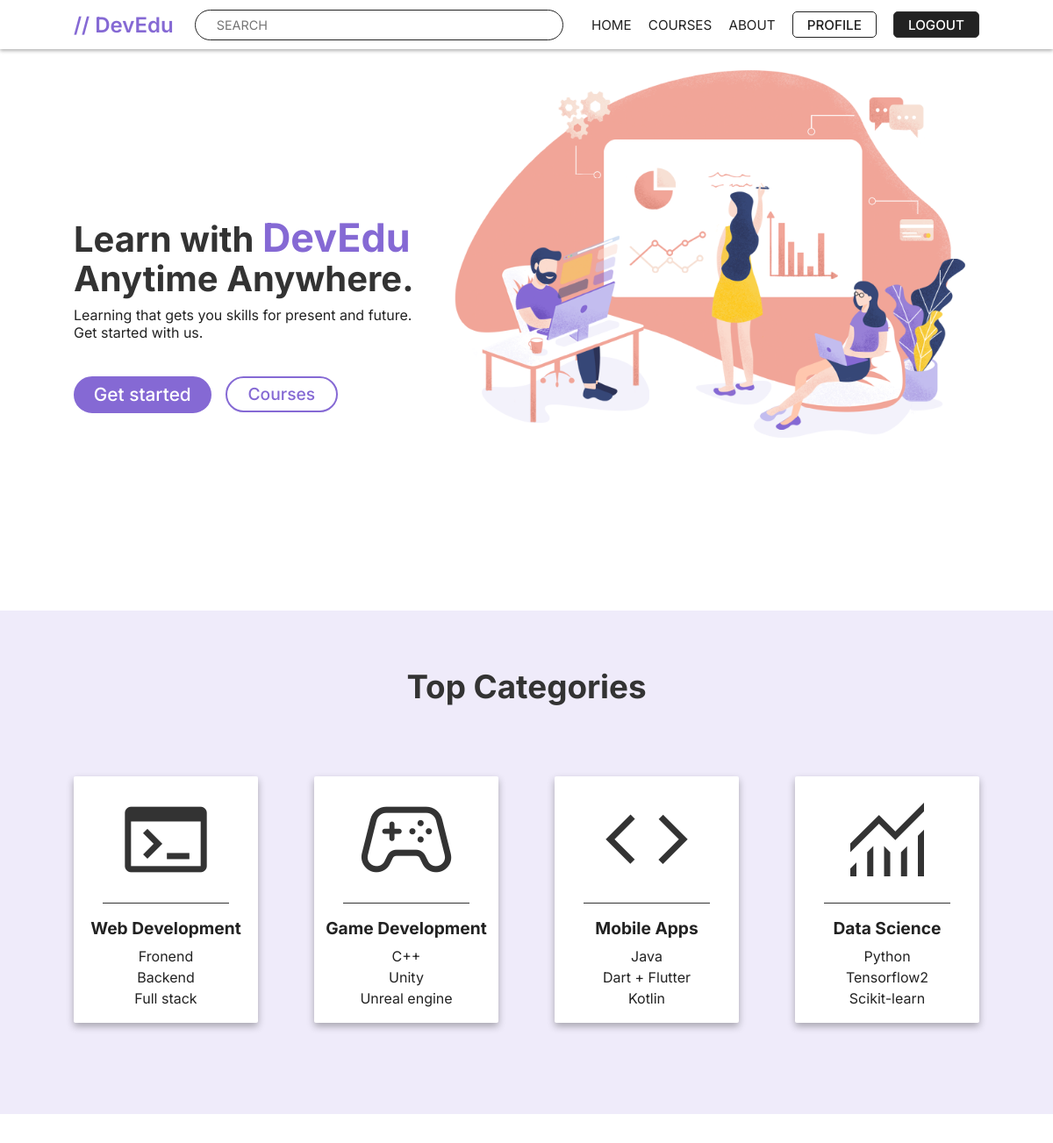
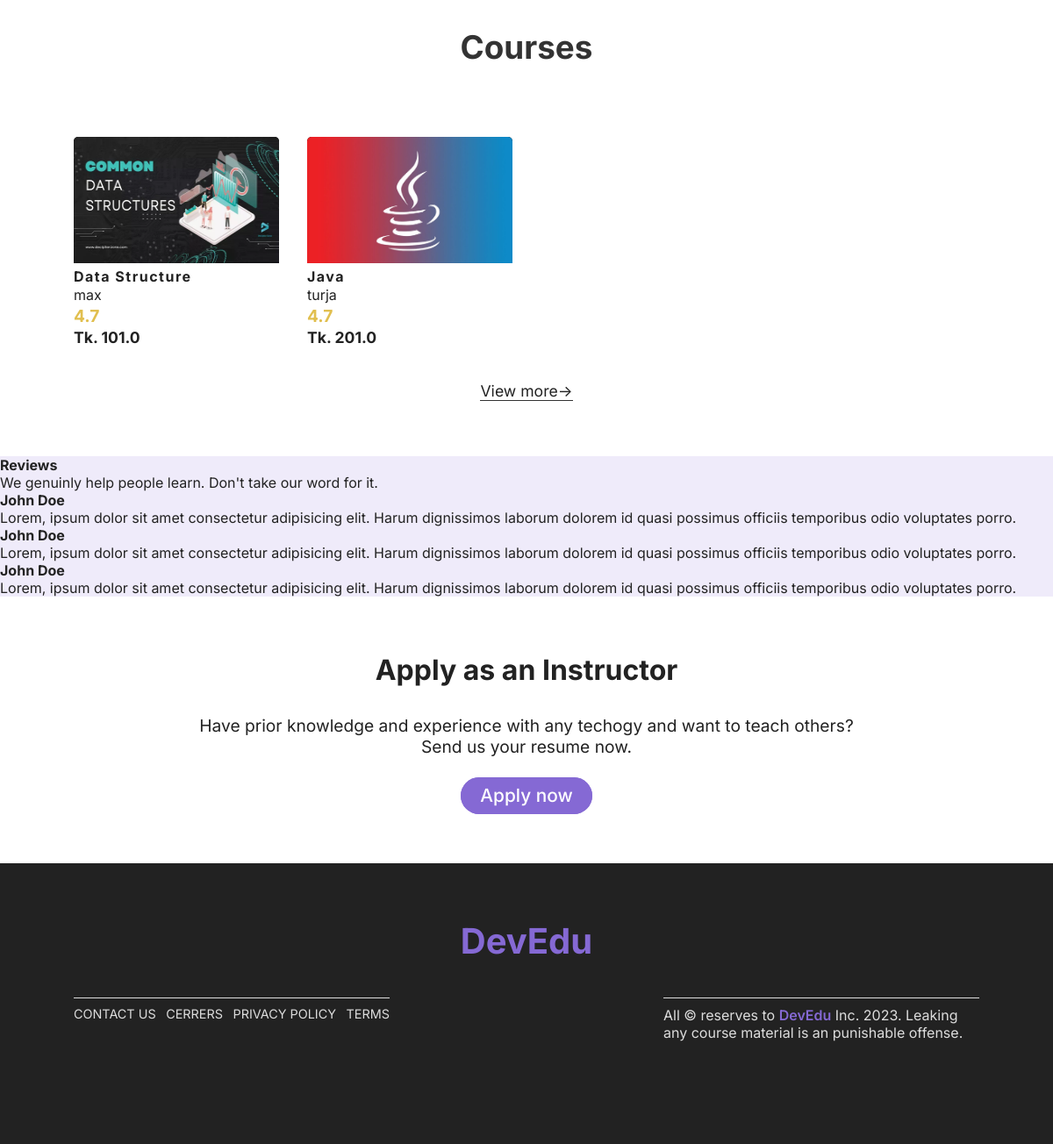
Page / (signed in) on the committed database (2 pictures, top to bottom).
### devedu/models.py (models this page shows, shortened)
class Course(models.Model):
    title = models.CharField(unique=True, max_length=150, null=True)
    author = models.ForeignKey(
        Instructor, on_delete=models.CASCADE, null=True, related_name="courses")
    description = models.TextField(validators=[MaxLengthValidator(3000)])
    thumb_nail = models.ImageField(upload_to="thumb_nails", null=True)
    created_on = models.DateField(auto_now=True)
    last_updated_on = models.DateField(auto_now=True)
    price = models.FloatField()
    slug = models.SlugField(blank=True, unique=True, null=True)
    git_repository = models.URLField(blank=True)
    enrolled_students = models.ManyToManyField(
        UserProfile, blank=True, related_name="courses")

class Instructor(models.Model):
    user = models.OneToOneField(
        UserProfile, on_delete=models.CASCADE, blank=True, related_name="user_profile"
    )
    def __str__(self):
        return self.user.full_name()

class UserProfile(models.Model):
    user = models.OneToOneField(
        User, on_delete=models.CASCADE, related_name="user_profile"
    )
    first_name = models.CharField(blank=True, max_length=200)
    last_name = models.CharField(blank=True, max_length=200)
    profile_pic = models.ImageField(upload_to="profilePics", blank=True)
    about = models.TextField(validators=[MaxLengthValidator(2000)], blank=True)
    linkedin = models.URLField(blank=True, max_length=1000)
    github = models.URLField(blank=True, max_length=1000)
    mail = models.URLField(blank=True, max_length=1000)
    website = models.URLField(blank=True, max_length=1000)
    is_instructor = models.BooleanField(default=False, blank=True)
    applied = models.BooleanField(default=False, blank=True)
    resume = models.FileField(blank=True, null=True)
    def full_name(self):
        if self.user.first_name and self.user.last_name:
            return f"{self.user.first_name} {self.user.last_name}"
        return f"{self.user.username}"

### devedu/views.py (the view)
# urls.py: path("", views.home, name="home"),
def home(request):
    courses = Course.objects.all()
    context = {
        "courses": courses
    }
    return render(request, "devedu/home.html", context)

### devedu/templates/devedu/home.html (shortened to what this page needs)
{% extends 'base.html' %}
{% load static %}
{% block css_files %} <link rel="stylesheet" href="{% static 'devedu/includes/utilities.css' %}">
    <link rel="stylesheet" href="{% static 'devedu/includes/variables.css' %}">
    <link rel="stylesheet" href="{% static 'devedu/home.css' %}">
{% endblock css_files %}
{% block content %}
<header>
    <div class="left">
        <h1>Learn with <span>DevEdu</span> Anytime Anywhere.</h1>
        <p>Learning that gets you skills for present and future.<br>Get started with us.</p>
        <div class="header__btns">
            <a class="btn-primary" href="/sign-up">Get started</a>
            <a class="btn-secondary" href="#">Courses</a>
        </div>
    </div>
    <div class="right">
        <img src="{% static 'devedu/images/header_img.png' %}" alt="">
    </div>
</header>
<section class="section__top-categories">
    <h1>Top Categories</h1>
    <div class="cat_container">
        <div class="card_cat">
            <i class="material-symbols-outlined">terminal</i>
            <h2>Web Development</h2>
            <ul>
                <li>Fronend</li>
                <li>Backend</li>
                <li>Full stack</li>
            </ul>
        </div>
        <div class="card_cat">
            <i class="material-symbols-outlined">stadia_controller</i>
            <h2>Game Development</h2>
            <ul>
                <li>C++</li>
                <li>Unity</li>
                <li>Unreal engine</li>
            </ul>
        </div>
        <div class="card_cat">
            <i class="material-symbols-outlined">code</i>
            <h2>Mobile Apps</h2>
            <ul>
                <li>Java</li>
                <li>Dart + Flutter</li>
                <li>Kotlin</li>
            </ul>
        </div>
        <div class="card_cat">
            <i class="material-symbols-outlined">monitoring</i>
            <h2>Data Science</h2>
            <ul>
                <li>Python</li>
                <li>Tensorflow2</li>
                <li>Scikit-learn</li>
            </ul>
        </div>
    </div>
</section>
<section class="section__courses">
    <h2>Courses</h2>
    <div class="course__container">
        {% for course in courses %}
            <div class="course_card">
                <div class="image_container">
                    <a href="{% url 'course_detail' course.slug %}">
                        <img src="{{course.thumb_nail.url}}" alt="Thumb Nail">
                    </a>
                </div>
                <a class="course_title" href="{% url 'course_detail' course.slug %}"><h3>{{course.title}}</h3></a>
                <a class="course_instructor" href="#">
                    <p>
                        {% if course.author.first_name or course.author.last_name %}
                        {{course.author.first_name|title}} {{course.author.last_name|title}}
                        {% else %}
                        {{course.author}}
                        {% endif %}
                    </p>
                </a>
                <h3 class="course_rating">4.7</h3>
                <h3 class="course_price">Tk. {{course.price}}</h3>
            </div>
        {% endfor %}
    </div>
    <a class="btn-more" href="#">View more-></a>
</section>
<section class="section__reviews">
    <h1>Reviews</h1>
    <p>We genuinly help people learn. Don't take our word for it.</p>
    <div class="card_review">
        <h2>John Doe</h2>
        <p>Lorem, ipsum dolor sit amet consectetur adipisicing elit. Harum dignissimos laborum dolorem id quasi possimus officiis temporibus odio voluptates porro.</p>
    </div>
    <div class="card_review">
        <h2>John Doe</h2>
        <p>Lorem, ipsum dolor sit amet consectetur adipisicing elit. Harum dignissimos laborum dolorem id quasi possimus officiis temporibus odio voluptates porro.</p>
    </div>
    <div class="card_review">
        <h2>John Doe</h2>
        <p>Lorem, ipsum dolor sit amet consectetur adipisicing elit. Harum dignissimos laborum dolorem id quasi possimus officiis temporibus odio voluptates porro.</p>
    </div>
</section>
<section class="apply">
    <h2>Apply as an Instructor</h2>
    <p>Have prior knowledge and experience with any techogy and want to teach others?
        <br>Send us your resume now.</p>
    {% if user.is_authenticated %}
    <a class="btn-apply btn-primary"  href="{% url 'apply' user.username %}">Apply now</a>
    {% else %}
    <a class="btn-apply btn-primary"  href="/login">Apply now</a>
    {% endif %}
</section>
{% include "includes/footer.html" %}
{% endblock content %}

### devedu/static/devedu/base.css (style rules this page uses)
* { margin: 0; padding: 0; box-sizing: border-box; font-family: 'Inter', sans-serif; font-size: var(--font-size-global); color: var(--color-dark); }
html { scroll-behavior: smooth; }
a { text-decoration: none; }

### devedu/static/devedu/includes/utilities.css (style rules this page uses)
.btn-primary:link, .btn-primary:visited { cursor: pointer; font-size: 1.3rem; font-weight: 500; text-decoration: none; color: var(--color-white); background-color: var(--color-primary); padding: .4rem 1.3rem; border: 2px solid var(--color-primary); border-radius: 10rem; transition: all 0.2s; }
.btn-secondary:link, .btn-secondary:visited { cursor: pointer; font-size: 1.2rem; font-weight: 500; text-decoration: none; color: var(--color-primary); background-color: transparent; padding: .4rem 1.5rem; border: 2px solid var(--color-primary); border-radius: 10rem; transition: all 0.2s; }
.btn-more:link, .btn-more:visited { text-decoration: none; font-size: 1.1rem; font-weight: 400; border-bottom: 1.5px solid var(--color-light); transition: all 0.2s; }

### devedu/static/devedu/includes/variables.css (style rules this page uses)
:root { --color-primary: #8569D4; --color-primary-dark: #544285; --color-primary-light: #8569d421; --color-warning: rgb(214, 16, 16); --color-green: rgb(2, 192, 93); --color-blue: rgb(2, 106, 192); --color-yellow: rgb(225, 191, 79); --color-white: #fff; --color-off-white: #ddd; --color-black: #000; --color-dark: #222; --color-light: #333; --color-box-shadow: rgba(0, 0, 0, 0.3); --color-overlay: rgba(0, 0, 0, 0.5); --margin-global: 7vw; --font-size-global: 16px; --width-max: 1440px; --height-max: 650px; }

### devedu/static/devedu/home.css (style rules this page uses)
header { margin: 0 var(--margin-global); height: 80vh; display: flex; flex-direction: row; overflow: hidden; }
.left { width: 40%; height: 100%; display: flex; flex-direction: column; justify-content: center; align-items: self-start; font-family: inherit; }
.left h1 { font-size: 2.5rem; font-weight: 700; color: var(--color-light); line-height: 2.8rem; }
.left h1 span { font-size: 2.8rem; color: var(--color-primary); }
.left p { font-size: 1rem; margin: .5rem 0; }
.header__btns { margin: 2rem 0; gap: 1rem; display: flex; flex-direction: row; align-items: self-start; }
.right { width: 60%; height: 80vh; }
.right img { width: 100%; }
.section__top-categories { width: 100%; background-color: var(--color-primary-light); padding: 4rem 0; }
.section__top-categories h1 { font-size: 2.3rem; color: var(--color-light); text-align: center; margin-bottom: 5rem; }
.cat_container { display: grid; grid-template-columns: repeat(auto-fill, minmax(200px, 1fr)); grid-gap: 4rem; align-items: start; margin: 2.5rem var(--margin-global); }
.card_cat { width: 100%; background-color: var(--color-white); text-align: center; border-radius: 2px; box-shadow: 0 4px 8px var(--color-box-shadow); transition: all 0.4s; }
.card_cat i { padding: 1rem; color: var(--color-light); border-bottom: 1px solid var(--color-light); font-size: 7rem; }
.card_cat h2 { font-size: 1.2rem; margin: 1rem 0 0 0; }
.card_cat ul { list-style: none; padding: 0.5rem 0 1rem 0; }
.card_cat ul li { font-size: 1rem; line-height: 1.5rem; }
.section__courses { width: 100%; background-color: var(--color-white); padding: 4rem var(--margin-global); text-align: center; }
.section__courses h2 { font-size: 2.3rem; color: var(--color-light); text-align: center; margin-bottom: 5rem; }
.course__container { display: grid; grid-template-columns: repeat(auto-fill, minmax(200px, 1fr)); grid-gap: 2rem; align-items: start; margin: 2.5rem 0; }
.course_card { width: 100%; text-align: left; border-radius: 5px; overflow: hidden; }
.course_card .image_container { height: 9rem; width: auto; background-color: var(--color-black); margin-bottom: .3rem; }
.course_card img { width: 100%; height: 100%; transition: all 0.3s; }
.course_card .course_title h3 { font-size: 1rem; letter-spacing: 1.5px; margin-bottom: .1rem; transition: all 0.2s; }
.course_card .course_instructor p { font-size: 1rem; margin-bottom: 0.1rem; transition: all 0.2s; }
.course_card .course_rating { font-size: 1.2rem; color: var(--color-yellow); margin-bottom: 0.1rem; }
.course_card .course_price { font-size: 1.1rem; }
.section__reviews { width: 100%; background-color: var(--color-primary-light); }
.apply { text-align: center; padding: 4rem var(--margin-global); }
.apply h2 { color: var(--color-dark); font-size: 2rem; margin-bottom: 2rem; }
.apply p { margin-bottom: 2rem; font-size: 1.2rem; }

### rows in the picture
Course: thumb_nail (picture), title "Data Structure", author "max", price "101.0"
Course: thumb_nail (picture), title "Java", author "turja", price "201.0"
